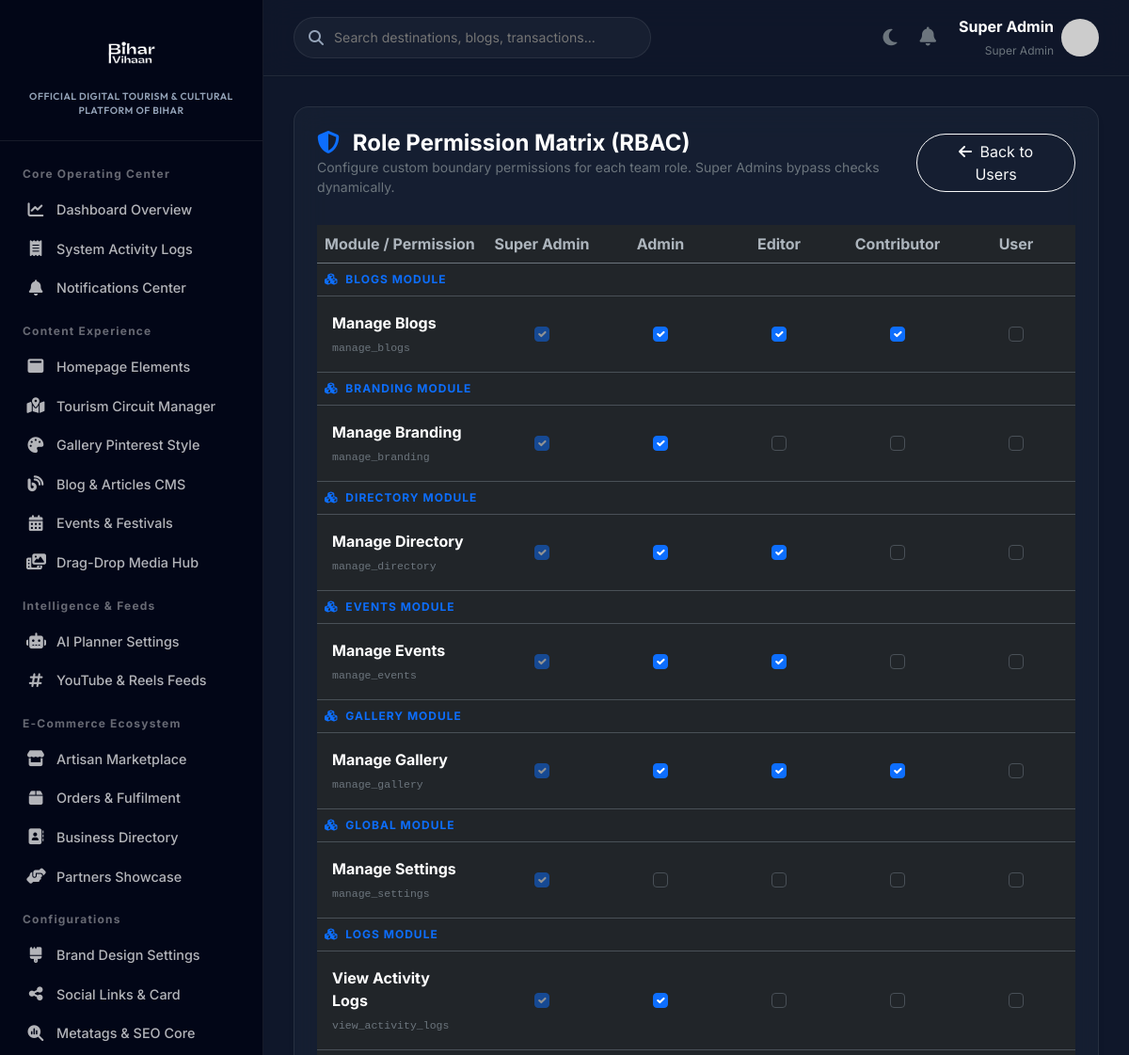
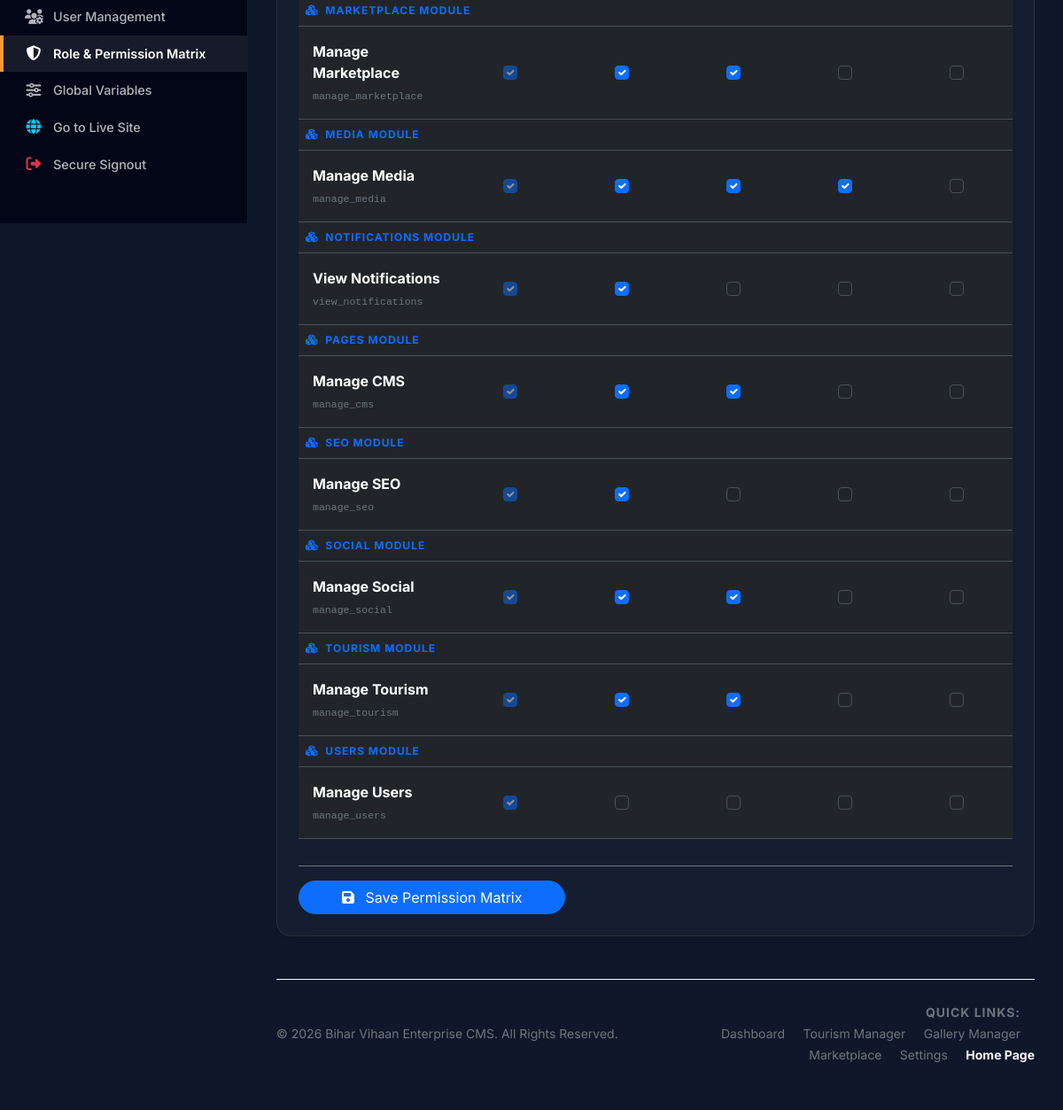
The page /admin/roles (signed in) on the database its author committed (2 pictures, top to bottom).
### tables this page shows
CREATE TABLE `roles` (
  `id` int(11) NOT NULL AUTO_INCREMENT,
  `name` varchar(50) NOT NULL,
  `slug` varchar(100) DEFAULT NULL,
  `description` text DEFAULT NULL,
  PRIMARY KEY (`id`),
  UNIQUE KEY `name` (`name`),
  UNIQUE KEY `slug` (`slug`)
);

CREATE TABLE `permissions` (
  `id` int(11) NOT NULL AUTO_INCREMENT,
  `name` varchar(50) NOT NULL,
  `slug` varchar(100) DEFAULT NULL,
  `module` varchar(50) DEFAULT NULL,
  `description` text DEFAULT NULL,
  PRIMARY KEY (`id`),
  UNIQUE KEY `name` (`name`),
  UNIQUE KEY `slug` (`slug`)
);

### app/Views/admin/roles.php (the view, shortened to what the rows shown need)
<div class="glass-card mb-4">
    <div class="d-flex justify-content-between align-items-center mb-4">
        <div>
            <h4 class="mb-0 fw-bold text-white"><i class="fa-solid fa-shield-halved text-primary me-2"></i> Role Permission Matrix (RBAC)</h4>
            <p class="text-secondary small mb-0 font-primary">Configure custom boundary permissions for each team role. Super Admins bypass checks dynamically.</p>
        </div>
        <a href="<?= BASE_URL ?>/admin/users" class="btn btn-outline-light rounded-pill px-4"><i class="fa-solid fa-arrow-left me-1"></i> Back to Users</a>
    </div>
    <form action="<?= BASE_URL ?>/admin/roles/update" method="POST">
        <div class="table-responsive">
            <table class="table table-hover align-middle">
                <thead>
                    <tr class="text-secondary border-bottom border-secondary">
                        <th>Module / Permission</th>
                        <?php foreach($roles as $r): ?>
                            <th class="text-center font-primary" style="min-width: 110px;"><?= htmlspecialchars($r['name']) ?></th>
                        <?php endforeach; ?>
                    </tr>
                </thead>
                <tbody>
                    <?php
                    $currentModule = '';
                    if(!empty($permissions)): foreach($permissions as $p):
                        $permId = (int)$p['id'];
                        $module = htmlspecialchars($p['module'] ?: 'Global');
                        if ($module !== $currentModule) {
                            $currentModule = $module;
                            echo '<tr class="bg-dark bg-opacity-40"><td colspan="'.(count($roles) + 1).'" class="fw-bold text-primary text-uppercase py-2" style="font-size:0.75rem; letter-spacing:1px;"><i class="fa-solid fa-cubes me-1"></i> '.$currentModule.' Module</td></tr>';
                        }
                    ?>
                        <tr>
                            <td class="py-3 px-3">
                                <div class="fw-bold text-white"><?= htmlspecialchars($p['name']) ?></div>
                                <small class="text-secondary font-monospace" style="font-size:0.72rem;"><?= htmlspecialchars($p['slug']) ?></small>
                            </td>
                            <?php foreach($roles as $r):
                                $roleId = (int)$r['id'];
                                $isSuper = ($r['slug'] === 'super_admin');
                                $checked = ($isSuper || (isset($mappings[$roleId]) && in_array($permId, $mappings[$roleId]))) ? 'checked' : '';
                                $disabled = $isSuper ? 'disabled onclick="return false;"' : '';
                            ?>
                                <td class="text-center py-3">
                                    <input type="checkbox"
                                           name="perms[<?= $roleId ?>][]"
                                           value="<?= $permId ?>"
                                           class="form-check-input cursor-pointer"
                                           <?= $checked ?>
                                           <?= $disabled ?>>
                                </td>
                            <?php endforeach; ?>
                        </tr>
                    <?php endforeach; endif; ?>
                </tbody>
            </table>
        </div>
        <div class="mt-4 border-top border-secondary pt-3">
            <button type="submit" class="btn btn-primary px-5 rounded-pill"><i class="fa-solid fa-save me-2"></i> Save Permission Matrix</button>
        </div>
    </form>
</div>

### app/Core/Router.php (shortened to what the rows shown need)
<?php
class Router {
    protected $routes = [];
    public function add($method, $route, $controller, $action = null) {
        $route = preg_replace('/\{([a-zA-Z0-9_]+)\}/', '(?P<$1>[^/]+)', $route);
        $route = '#^' . $route . '$#';
        $this->routes[] = [
            'method' => strtoupper($method),
            'route' => $route,
            'controller' => $controller,
            'action' => $action
        ];
    }
    public function dispatch($url, $requestMethod) {
        $url = parse_url($url, PHP_URL_PATH);
        $scriptName = str_replace('\\', '/', dirname($_SERVER['SCRIPT_NAME']));
        if ($scriptName !== '/') {
            $url = preg_replace('#^' . preg_quote($scriptName, '#') . '#', '', $url);
        }
        if (strpos($url, '/admin') === 0 || strpos($url, '/superadmin') === 0) {
            require_once __DIR__ . '/RoleMiddleware.php';
        }
        foreach ($this->routes as $routeInfo) {
            if ($routeInfo['method'] === $requestMethod && preg_match($routeInfo['route'], $url, $matches)) {
                $params = [];
                $controllerClass = "App\\Controllers\\" . $routeInfo['controller'];
                $action = $routeInfo['action'];
                if (class_exists($controllerClass)) {
                    $controller = new $controllerClass();
                    if (method_exists($controller, $action)) {
                        call_user_func_array([$controller, $action], [$params]);
                        return;
                    } else {
                        $this->abort("Action '$action' not found in controller '$controllerClass'", 500);
                        return;
                    }
                } else {
                    $this->abort("Controller class '$controllerClass' not found", 500);
                    return;
                }
            }
        }
    }
}

### rows shown on the page
roles: name "Super Admin"
roles: name "Admin"
roles: name "Editor"
roles: name "Contributor"
roles: name "User"
permissions: module "BLOGS", name "Manage Blogs", slug "manage_blogs"
permissions: module "BRANDING", name "Manage Branding", slug "manage_branding"
permissions: module "DIRECTORY", name "Manage Directory", slug "manage_directory"
permissions: module "EVENTS", name "Manage Events", slug "manage_events"
permissions: module "GALLERY", name "Manage Gallery", slug "manage_gallery"
permissions: module "GLOBAL", name "Manage Settings", slug "manage_settings"
permissions: module "LOGS", name "View Activity Logs", slug "view_activity_logs"
permissions: module "MARKETPLACE", name "Manage Marketplace", slug "manage_marketplace"
permissions: module "MEDIA", name "Manage Media", slug "manage_media"
permissions: module "NOTIFICATIONS", name "View Notifications", slug "view_notifications"
permissions: module "PAGES", name "Manage CMS", slug "manage_cms"
permissions: module "SEO", name "Manage SEO", slug "manage_seo"
permissions: module "SOCIAL", name "Manage Social", slug "manage_social"
permissions: module "TOURISM", name "Manage Tourism", slug "manage_tourism"
permissions: module "USERS", name "Manage Users", slug "manage_users"

### other values the page prints
$_SESSION['user_name'] "Super Admin"
$_SESSION['user_role'] "Super Admin"
